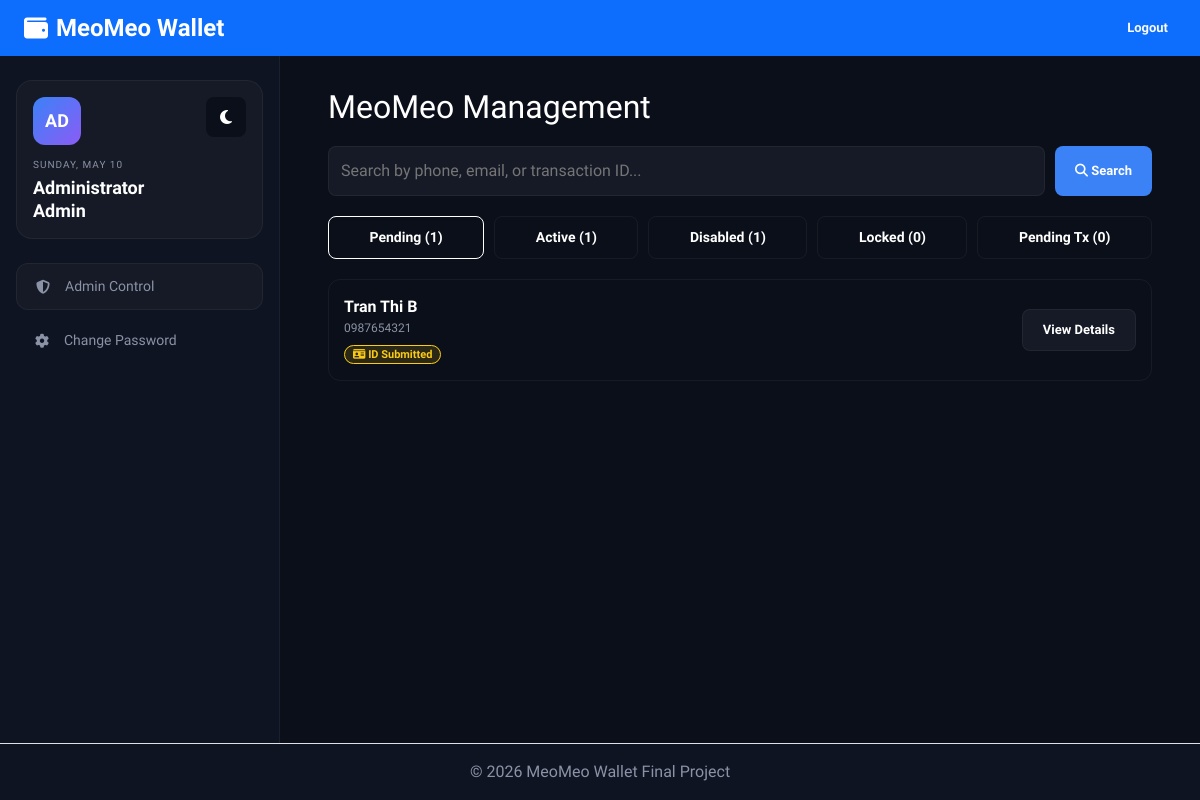
/clients/pages/Admin_dashboard.php (signed in), run on the app's committed database.
### tables this page shows
CREATE TABLE `user` (
  `phonenum` varchar(15) NOT NULL,
  `email` varchar(255) NOT NULL,
  `name` varchar(50) DEFAULT NULL,
  `birth` date DEFAULT NULL,
  `address` varchar(255) DEFAULT NULL,
  `front` mediumblob DEFAULT NULL,
  `back` mediumblob DEFAULT NULL,
  `pass` varchar(255) NOT NULL,
  `verified` tinyint(1) NOT NULL DEFAULT -1 COMMENT '-1:firstRegist\r\n0:False\r\n1:True\r\n2:Request additional information\r\n3:IsAdmin True\r\n4:DisableAccount',
  `abnormal_login` tinyint(4) NOT NULL DEFAULT 0 COMMENT '>6 lock account\n>3 lock 1 minute',
  `card_num` varchar(6) DEFAULT NULL,
  `money` decimal(19,4) NOT NULL DEFAULT 0.0000,
  `CVV` varchar(3) DEFAULT NULL,
  `expire` date DEFAULT NULL,
  `locked_time` datetime DEFAULT NULL COMMENT 'Disable account overtime',
  `created_at` datetime NOT NULL DEFAULT current_timestamp() COMMENT 'Account registration timestamp',
  `card_updated_at` datetime DEFAULT NULL COMMENT 'Last time ID card was uploaded/updated'
);

### clients/modules/adminLogic.php (called while the page is built, shortened)
<?php
$username = htmlspecialchars($_SESSION['name'], ENT_QUOTES, 'UTF-8');
$current_date = strtoupper(date('l, F j'));
$con = connect_db();
$pending_accounts = $con->query("SELECT * FROM `user` WHERE `verified` IN (-1, 0, 2) AND `phonenum` != '0000000000' ORDER BY GREATEST(`created_at`, COALESCE(`card_updated_at`, `created_at`)) DESC")->fetch_all(MYSQLI_ASSOC);
$active_accounts = $con->query("SELECT * FROM `user` WHERE `verified` = 1 AND `phonenum` != '0000000000' ORDER BY `created_at` DESC")->fetch_all(MYSQLI_ASSOC);
$disabled_accounts = $con->query("SELECT * FROM `user` WHERE `verified` = 4 ORDER BY `created_at` DESC")->fetch_all(MYSQLI_ASSOC);
$locked_accounts = $con->query("SELECT * FROM `user` WHERE (`abnormal_login` >= 6 OR `locked_time` IS NOT NULL) AND `verified` != 3 ORDER BY `locked_time` DESC")->fetch_all(MYSQLI_ASSOC);
$pending_tx = $con->query("SELECT * FROM `history` WHERE `money` > 5000000 AND `status` = 2 AND `transfer_type` IN ('Withdraw', 'Transfer') ORDER BY `date_transfer` DESC")->fetch_all(MYSQLI_ASSOC);
$search_query = trim($_GET['search'] ?? '');
if (isset($_GET['tab'])) {
    $active_tab = $_GET['tab'];
    $_SESSION['admin_active_tab'] = $active_tab;
} elseif ($search_query) {
    $active_tab = 'search';
} else {
    $active_tab = $_SESSION['admin_active_tab'] ?? 'pending';
}
?>

### clients/pages/Admin_dashboard.php (the view, shortened to what this page needs)
<?php
require_once('../modules/adminLogic.php');
?>
<?php
include '../src/header.php';
?>
<link rel="stylesheet" href="https://cdnjs.cloudflare.com/ajax/libs/font-awesome/6.4.0/css/all.min.css">
<link rel="stylesheet" href="../assets/css/admin.css">
<div class="dashboard-wrapper">
    <aside class="sidebar">
        <div class="user-profile-card">
            <button class="theme-toggle" id="themeToggleBtn">
                <i class="fa-solid fa-moon"></i>
            </button>
            <div class="avatar"><?= strtoupper(substr($username, 0, 2)) ?></div>
            <div class="date-text"><?= $current_date ?></div>
            <div class="welcome-text">Administrator<br><?= $username ?></div>
        </div>
        <nav class="nav-menu">
            <a href="Admin_dashboard.php" class="nav-link active"><i class="fa-solid fa-shield-halved"></i> Admin Control</a>
            <a href="ChangePassword.php" class="nav-link"><i class="fa-solid fa-gear"></i> Change Password</a>
        </nav>
    </aside>
    <main class="main-content" style="padding-top: 20px;">
        <h2 style="margin-bottom: 20px;">MeoMeo Management</h2>
        <form method="GET" action="Admin_dashboard.php" style="margin-bottom: 20px; display: flex; gap: 10px;">
            <input type="text" name="search" placeholder="Search by phone, email, or transaction ID..." value="<?= htmlspecialchars($search_query) ?>" style="flex: 1; padding: 12px; border-radius: 8px; border: 1px solid var(--border-color); background: var(--bg-surface); color: var(--text-main);">
            <button type="submit" class="btn btn-primary"><i class="fa-solid fa-magnifying-glass"></i> Search</button>
        </form>
        <div class="admin-tabs">
            <div class="admin-tab <?= $active_tab === 'pending' ? 'active' : '' ?>" onclick="switchTab('pending')">Pending (<?= count($pending_accounts) ?>)</div>
            <div class="admin-tab <?= $active_tab === 'active' ? 'active' : '' ?>" onclick="switchTab('active')">Active (<?= count($active_accounts) ?>)</div>
            <div class="admin-tab <?= $active_tab === 'disabled' ? 'active' : '' ?>" onclick="switchTab('disabled')">Disabled (<?= count($disabled_accounts) ?>)</div>
            <div class="admin-tab <?= $active_tab === 'locked' ? 'active' : '' ?>" onclick="switchTab('locked')">Locked (<?= count($locked_accounts) ?>)</div>
            <div class="admin-tab <?= $active_tab === 'tx' ? 'active' : '' ?>" onclick="switchTab('tx')">Pending Tx (<?= count($pending_tx) ?>)</div>
        </div>
        <div id="list-pending" class="admin-list <?= $active_tab === 'pending' ? 'active' : '' ?>">
            <?php foreach($pending_accounts as $u): ?>
                <div class="admin-card">
                    <div class="admin-card-header">
                        <div>
                            <strong><?= htmlspecialchars($u['name'] ?: 'Unknown') ?></strong>
                            <div style="font-size: 12px; color: var(--text-muted);"><?= htmlspecialchars($u['phonenum']) ?></div>
                            <?php if ($u['verified'] == 2): ?>
                                <div style="margin-top: 4px;">
                                    <span style="font-size: 11px; font-weight: 600; padding: 2px 8px; border-radius: 20px; background: rgba(251,146,60,0.15); color: var(--warning); border: 1px solid var(--warning);">
                                        <i class="fa-solid fa-circle-exclamation"></i> Needs Info
                                    </span>
                                </div>
                            <?php else: ?>
                                <div style="margin-top: 4px;">
                                    <span style="font-size: 11px; font-weight: 600; padding: 2px 8px; border-radius: 20px; background: rgba(234,179,8,0.15); color: #facc15; border: 1px solid #facc15;">
                                        <i class="fa-solid fa-id-card"></i> ID Submitted
                                    </span>
                                </div>
                            <?php endif; ?>
                        </div>
                    </div>
                    <div>
                        <a href="?tab=pending&details=<?= urlencode($u['phonenum']) ?>" class="btn btn-outline btn-sm">View Details</a>
                    </div>
                </div>
            <?php endforeach; if(empty($pending_accounts)) echo "<p>No pending accounts.</p>"; ?>
        </div>
    </main>
</div>
<?php
    include '../src/footer.php';
     ?>

### clients/src/header.php (shortened to what this page needs)
<!DOCTYPE html>
<html lang="en">
<head>
    <link href="https://cdn.jsdelivr.net/npm/bootstrap@5.3.3/dist/css/bootstrap.min.css" rel="stylesheet">
    <link rel="stylesheet" href="https://cdnjs.cloudflare.com/ajax/libs/font-awesome/6.4.0/css/all.min.css">
</head>
<body>
    <header class="">
        <div class="container-fluid bg-primary py-2 text-white ps-4 d-flex justify-content-between align-items-center">
            <a href="../pages/Home.php" class="text-decoration-none text-white d-flex align-items-center gap-2">
                <i class="fa-solid fa-wallet fs-4"></i>
                <span class="fw-bold fs-4">MeoMeo Wallet</span>
            </a>
            <a href="../modules/logout.php" class="btn btn-outline-light btn-sm btn-md">
                Logout
            </a>
        </div>
    </header>

### clients/src/footer.php (shortened to what this page needs)
<footer class="border-top footer mt-auto">
    <div class="container text-center py-3">
        &copy; 2026 MeoMeo Wallet Final Project
    </div>
</footer>
</body>
</html>

### clients/assets/css/admin.css (style rules this page uses)
.admin-tabs { display: flex; gap: 10px; margin-bottom: 20px; flex-wrap: wrap; }
.admin-tab { padding: 10px 15px; border-radius: 8px; background: var(--bg-dark); color: var(--text-color); cursor: pointer; border: 1px solid var(--border-color); font-weight: 600; font-size: 14px; flex-grow: 1; text-align: center; }
.admin-tab.active { background: var(--primary-color); color: white; border-color: var(--primary-color); }
.admin-list { display: none; }
.admin-list.active { display: block; }
.admin-card { background: var(--bg-dark); border-radius: 12px; padding: 15px; margin-bottom: 15px; border: 1px solid var(--border-color); display: flex; flex-direction: column; gap: 10px; }
.admin-card-header { display: flex; justify-content: space-between; align-items: center; border-bottom: 1px solid var(--border-color); padding-bottom: 10px; }
@media only screen and (min-width: 768px) { .admin-card { flex-direction: row; align-items: center; justify-content: space-between; } }
@media only screen and (min-width: 768px) { .admin-card-header { border-bottom: none; padding-bottom: 0; } }
@media only screen and (min-width: 768px) { .admin-tabs { flex-wrap: nowrap; } }

### data on the page
user: name "Tran Thi B", phonenum "0987654321", verified 0 (drawn)

### other printed values
substr($username, 0, 2) "AD"
$current_date "SUNDAY, MAY 10"
$username "Admin"
count($pending_accounts) "1"
count($active_accounts) "1"
count($disabled_accounts) "1"
count($locked_accounts) "0"
count($pending_tx) "0"
